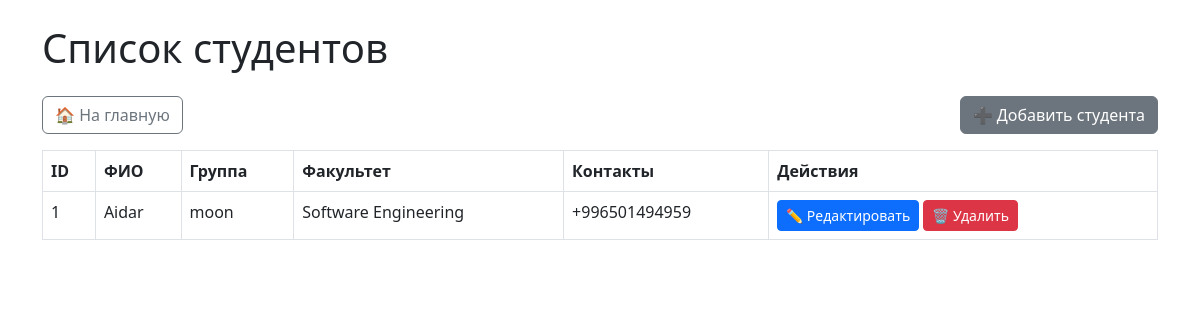
/students/, run on an earlier commit of the app's database.
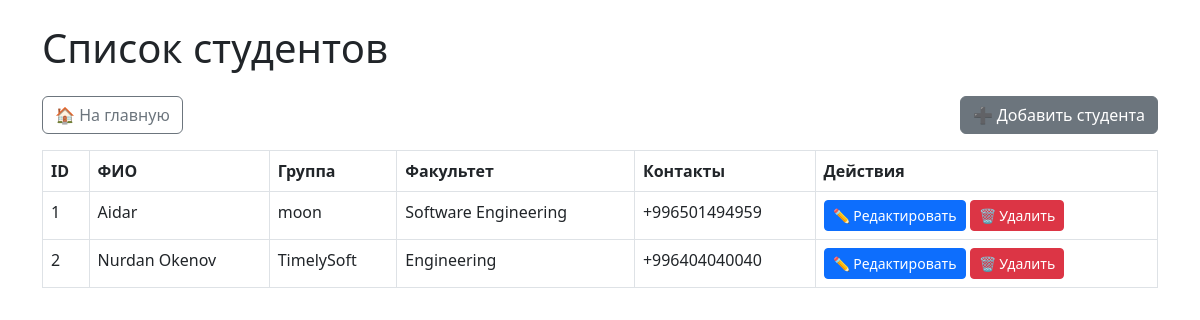
And on a later commit of the database.
### core/models.py (models this page shows, shortened)
class Student(models.Model):
    full_name = models.CharField(max_length=255)
    group = models.CharField(max_length=100)
    faculty = models.CharField(max_length=100)
    contacts = models.CharField(max_length=255)

### core/views.py (the view)
# urls.py: path('students/', views.student_list, name='student_list'),
def student_list(request):
    students = Student.objects.all()
    return render(request, 'core/student_list.html', {'students': students})

### core/templates/core/student_list.html (shortened to what this page needs)
{% extends 'base.html' %}
{% block content %}
<div class="container mt-4">
    <h1 class="mb-4">Список студентов</h1>
    <div class="d-flex justify-content-between mb-3">
        <a href="{% url 'home' %}" class="btn btn-outline-secondary">🏠 На главную</a>
        <a href="{% url 'student_create' %}" class="btn btn-secondary">➕ Добавить студента</a>
    </div>
    <table class="table table-bordered">
        <thead>
        <tr>
            <th>ID</th>
            <th>ФИО</th>
            <th>Группа</th>
            <th>Факультет</th>
            <th>Контакты</th>
            <th>Действия</th>
        </tr>
        </thead>
        <tbody>
        {% for student in students %}
            <tr>
                <td>{{ student.id }}</td>
                <td>{{ student.full_name }}</td>
                <td>{{ student.group }}</td>
                <td>{{ student.faculty }}</td>
                <td>{{ student.contacts }}</td>
                <td>
                    <a href="{% url 'student_update' student.id %}" class="btn btn-sm btn-primary">✏️ Редактировать</a>
                    <a href="{% url 'student_delete' student.id %}" class="btn btn-sm btn-danger">🗑️ Удалить</a>
                </td>
            </tr>
        {% endfor %}
        </tbody>
    </table>
</div>
{% endblock %}

What changed in the data, as far as the page shows it:
added Student: id "2", full_name "Nurdan Okenov", group "TimelySoft", faculty "Engineering", contacts "+996404040040"
